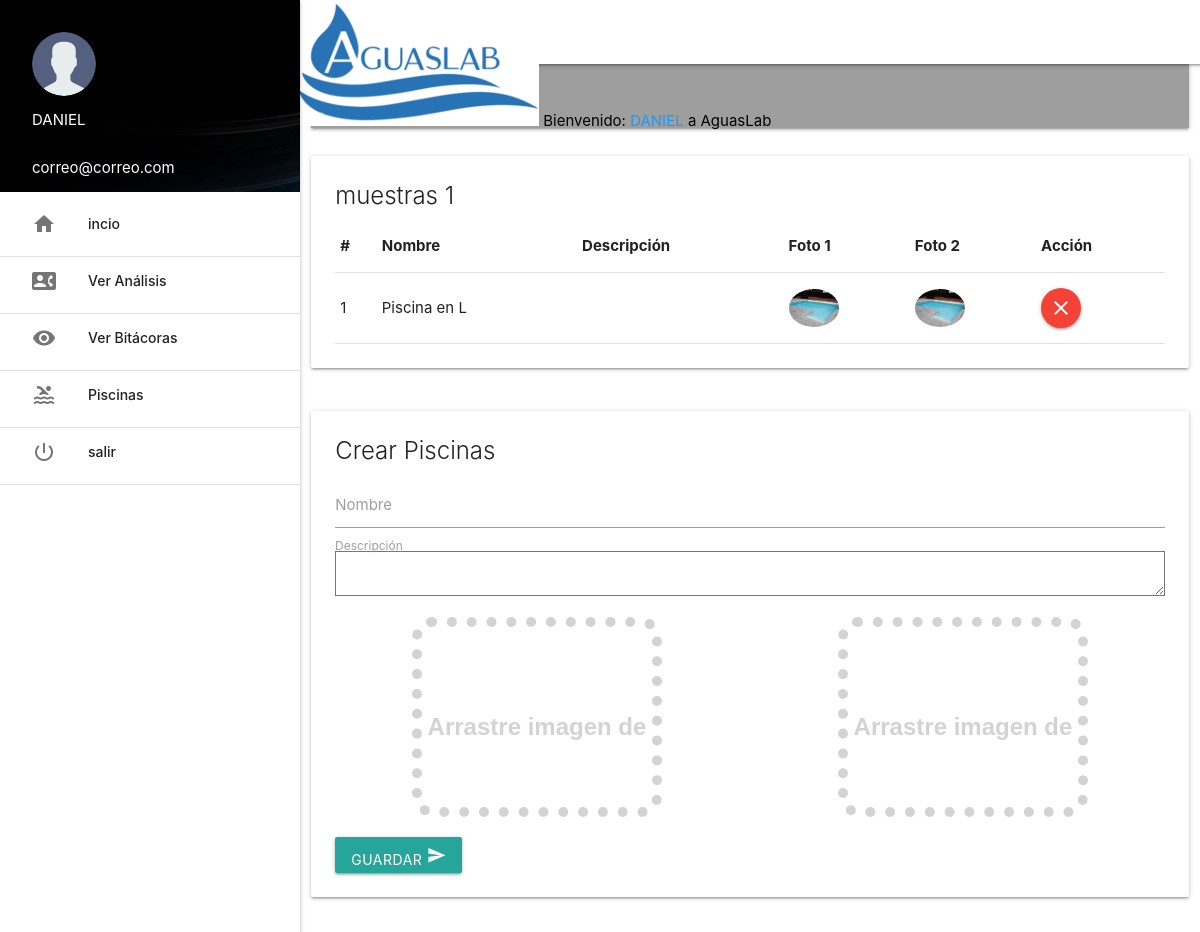
The page /aguaslab/plataforma/piscinas/index.php (signed in) on the database its author committed.
### tables this page shows
CREATE TABLE `piscinas` (
  `id` int(11) NOT NULL,
  `cliente_id` int(11) NOT NULL,
  `nombre` varchar(100) NOT NULL,
  `descripcion` text,
  `foto1` varchar(255) DEFAULT NULL,
  `foto2` varchar(255) DEFAULT NULL
);

### aguaslab/plataforma/piscinas/index.php (the view, shortened to what this page needs)
<?php include('../extend/header.php');
include('../extend/permiso.php'); ?>
<link rel="stylesheet" href="../css/jquery.ezdz.css">
<div class="row">
	<div class="col s12">
		<nav class="grey">
			<div class="nav-wrapper">
				<div class="input-field">
					<input type="search" id="buscar">
					<label for="buscar"><i class="material-icons">search</i></label>
					<i class="material-icons">close</i>
				</div>
			</div>
		</nav>
	</div>
</div>
<?php
$nivel=$_SESSION['nivel'];
if ($nivel=='ADMINISTRACION') {
	$sel = $con->query("SELECT * FROM piscinas WHERE cliente_id=".$_SESSION['id']);
}
$row = mysqli_num_rows($sel);
 ?>
<div class="row">
	<div class="col s12">
		<div class="card">
			<div class="card-content">
				<span class="card-title">muestras <?php echo $row; ?></span>
				<table>
					<thead>
						<tr class="cabecera">
							<th>#</th>
							<th>Nombre</th>
							<th>Descripción</th>
							<th>Foto 1</th>
							<th>Foto 2</th>
							<th>Acción</th>
						</tr>
					</thead>
					<?php $cont=1 ?>
					<?php while($f = $sel->fetch_assoc()){ ?>
						<tr>
							<td><?php echo $cont; ?></td>
							<td><?php echo $f['nombre']; ?></td>
							<td><?php echo $f['descripcion']; ?></td>
							<td><img src="<?php echo $f['foto1']; ?>" width="50" class="circle materialboxed" alt="hola"></td>
							<td><img src="<?php echo $f['foto2']; ?>" width="50" class="circle materialboxed" alt="hola"></td>
							<td><a href="#" class="btn-floating red" onclick="swal({ title: 'Esta seguro que desea la piscina (<?php echo $f['nombre']; ?>)?', text: 'Al eliminar la piscina no podra recuperarla!', type: 'warning', showCancelButton: true, confirmButtonColor: '#3085d6', cancelButtonColor: '#d33', confirmButtonText: 'Si, eliminarla!' }).then(function () {  location.href='piscinas.php?param=delete&id=<?php echo $f['id'] ?>'; })"><i class="material-icons">clear</i></a></td>
						<?php $cont++ ?>
						</tr>
					<?php } ?>
				</table>
			</div>
		</div>
	</div>
</div>
<div class="row">
	<div class="col s12">
		<div class="card">
			<div class="card-content">
				<span class="card-title">Crear Piscinas</span>
				<form action="piscinas.php" class="form" method="post" enctype="multipart/form-data">
					<div class="input-field">
						<input type="text" name="nombre" required autofocus id="nombre">
						<label for="nombre">Nombre</label>
					</div>
					<div class="input-field">
						<textarea name="descripcion" id="descripcion" autofocus></textarea>
						<label for="pass1">Descripción</label>
					</div>
					<center>
					<div class="row">
						<div class="col s6">
						</div>
						<div class="col s6">
						</div>
					</div>
					</center>
					<button id="btn_guardar" type="submit" class="btn">Guardar <i class="material-icons">send</i></button>
				</form>
			</div>
		</div>
	</div>
</div>
<?php include('../extend/scripts.php') ?>

### rows shown on the page
piscinas: nombre "Piscina en L", foto1 (picture), foto2 (picture)

### other values the page prints
$_SESSION['nombre'] "DANIEL"
$_SESSION['correo'] "correo@correo.com"
$row "1"
